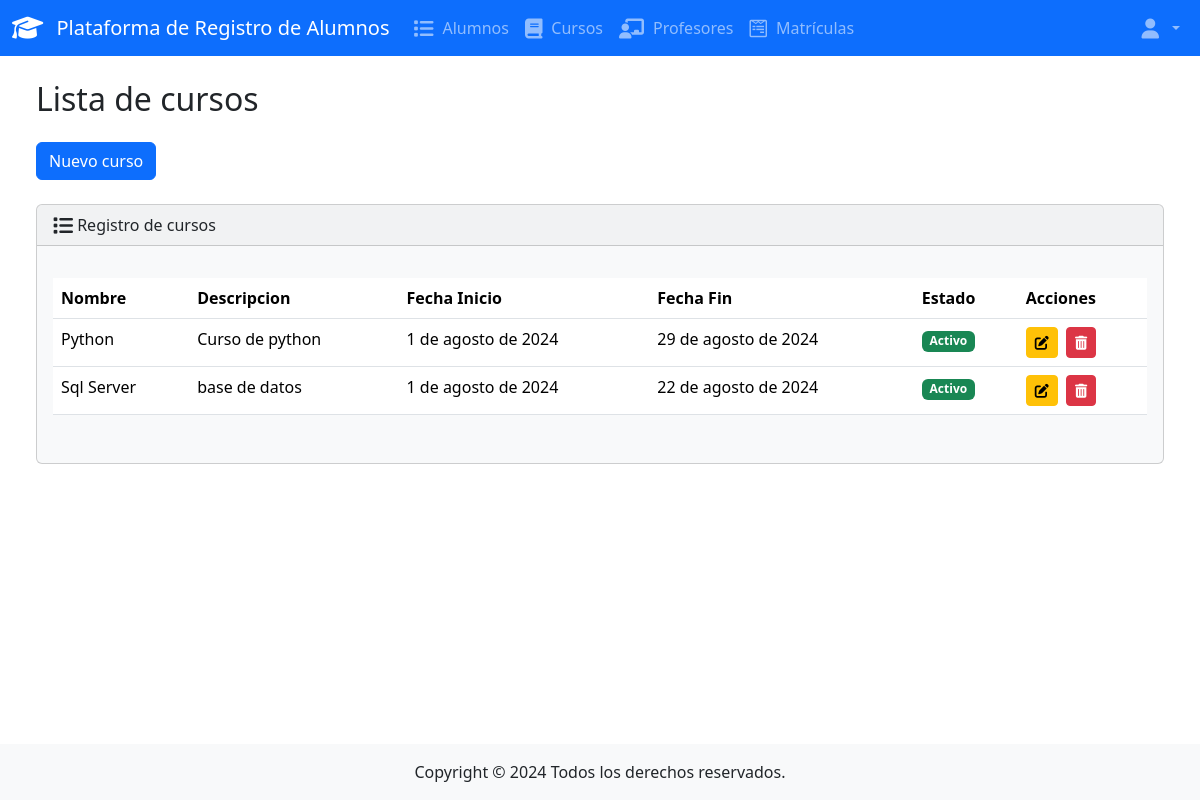
Page /cursos on the committed database.
### app/models.py (models this page shows, shortened)
class Cursos(models.Model):
    id = models.AutoField(primary_key=True)
    nombre = models.CharField(max_length=50)
    descripcion = models.CharField(max_length=100)
    fechaInicio = models.DateField()
    fechaFin = models.DateField()
    usuarioCreacion = models.ForeignKey(User, on_delete=models.SET_NULL, null=True)
    fechaRegistro = models.DateTimeField(auto_now_add=True)
    estado = models.BooleanField(default=True)
    class Meta:
        db_table = 'App_Cursos'
        verbose_name = 'Curso'
        verbose_name_plural = 'Cursos'
        ordering = ['nombre']

### app/views.py (the view)
# urls.py: path('cursos', views.cursos, name='cursos'),
def cursos(request):
    if request.method == 'GET':
        return render(request, 'app/cursos.html',{'cursos': Cursos.objects.all()})
    else:
        return render(request, 'app/cursos.html',{'cursos': Cursos.objects.all()})

### app/templates/app/cursos.html (shortened to what this page needs)
{% extends "app/base.html" %}
{% block body %}
<h2 class="m-4">Lista de cursos</h2>
<div class="row">
    <div class="col-12">
        <a class="btn btn-primary ms-4 me-4 mb-4" href="{% url 'curso_agregar' %}">Nuevo curso</a>
        {% if cursos %}
            <div class="card bg-light ms-4 me-4 mb-4">
                <div class="card-header">
                    <i class="fa-solid fa-list fa-lg"></i> Registro de cursos
                </div>
                <div class="card-body">
                    <p class="card-text">
                        <div class="table-responsive">
                            <table class="table table-hover">
                                <thead>
                                    <tr>
                                    <th scope="col">Nombre</th>
                                    <th scope="col">Descripcion</th>
                                    <th scope="col">Fecha Inicio</th>
                                    <th scope="col">Fecha Fin</th>
                                    <th scope="col">Estado</th>
                                    <th scope="col">Acciones</th>
                                    </tr>
                                </thead>
                                <tbody>
                                    {% for curso in cursos %}
                                    <tr>
                                        <td>{{ curso.nombre }}</td>
                                        <td>{{ curso.descripcion }}</td>
                                        <td>{{ curso.fechaInicio }}</td>
                                        <td>{{ curso.fechaFin }}</td>
                                        <td>
                                            {% if curso.estado %}
                                                <span class="badge bg-success">Activo</span>
                                            {% else %}
                                                <span class="badge bg-danger">Inactivo</span>
                                            {% endif %}
                                        </td>
                                        <td>
                                            <a class="btn btn-sm btn-warning me-1" href="{% url 'curso_editar' curso.id %}">
                                                <i class="fa-solid fa-pen-to-square"></i>
                                            </a>
                                            <button type="button" class="btn btn-sm btn-danger" data-bs-toggle="modal" data-bs-target="#delete{{curso.id}}">
                                                <i class="fa-solid fa-trash-can"></i>
                                            </button>
                                        </td>
                                    </tr>
                                    {% endfor %}
                                </tbody>
                            </table>
                        </div>
                    </p>
                </div>
            </div>
        {% else %}
        <h5 class="alert alert-primary ms-4 me-4">No hay registro de cursos</h5>
        {% endif %}
    </div>
</div>
{% endblock %}

### app/templates/app/base.html (shortened to what this page needs)
{% load static %}
<!DOCTYPE html>
<html lang="en">
<head>
    <link rel="stylesheet" href="https://cdnjs.cloudflare.com/ajax/libs/font-awesome/6.1.1/css/all.min.css">
    <link href="https://cdn.jsdelivr.net/npm/bootstrap@5.3.3/dist/css/bootstrap.min.css" rel="stylesheet">
</head>
<body class="d-flex flex-column min-vh-100">
    <nav class="navbar navbar-expand-lg navbar-dark bg-primary">
        <div class="container-fluid">
            <a class="navbar-brand" href="{% url 'alumnos' %}">
                <i class="fa-solid fa-graduation-cap fa-lg"></i> Plataforma de Registro de Alumnos
            </a>
            <div class="collapse navbar-collapse" id="navbarColor01">
                <ul class="navbar-nav me-auto">
                    <li class="nav-item">
                        <a class="nav-link" href="{% url 'alumnos' %}">
                            <i class="fa-solid fa-list fa-lg"></i> Alumnos
                        </a>
                    </li>
                    <li class="nav-item">
                        <a class="nav-link" href="{% url 'cursos' %}">
                            <i class="fa-solid fa-book fa-lg"></i> Cursos
                        </a>
                    </li>
                    <li class="nav-item">
                        <a class="nav-link" href="{% url 'alumnos' %}">
                            <i class="fa-solid fa-chalkboard-teacher fa-lg"></i> Profesores
                        </a>
                    </li>
                    <li class="nav-item">
                        <a class="nav-link" href="{% url 'alumnos' %}">
                            <i class="fa-brands fa-wpforms fa-lg"></i> Matrículas
                        </a>
                    </li>
                </ul>
                <ul class="navbar-nav">
                    <li class="nav-item dropdown">
                        <a class="nav-link dropdown-toggle" href="#" id="navbarDropdown" role="button"
                            data-bs-toggle="dropdown" aria-expanded="false">
                            <i class="fa-solid fa-user fa-lg"></i> {{ request.user.username }}
                        </a>
                    </li>
                </ul>
            </div>
        </div>
    </nav>
    <div class="container-fluid">
        {% block body %}
        {% endblock %}
    </div>
    <footer class="mt-auto footer">
        <div class="text-center">
            <span>
                Copyright &copy; <script>document.write(new Date().getFullYear())</script> Todos los derechos reservados.
            </span>
        </div>
    </footer>
</body>
</html>

### app/templates/app/base.html (style rules this page uses)
.navbar-brand i { margin-right: 0.5rem; }
.nav-link i { margin-right: 0.3rem; }
.footer { background-color: #f8f9fa; padding: 1rem 0; }

### rows in the picture
Cursos: nombre "Python", descripcion "Curso de python", fechaInicio "1 de agosto de 2024", fechaFin "29 de agosto de 2024", estado "Activo"
Cursos: nombre "Sql Server", descripcion "base de datos", fechaInicio "1 de agosto de 2024", fechaFin "22 de agosto de 2024", estado "Activo"
